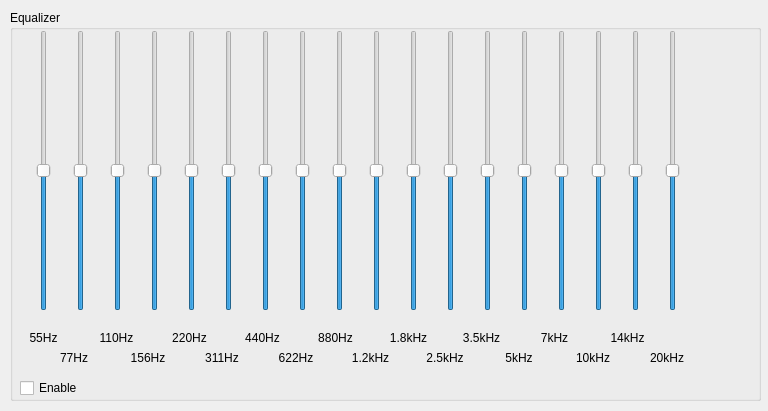
<?xml version="1.0" encoding="UTF-8"?>
<ui version="4.0">
 <class>EQUI</class>
 <widget class="QWidget" name="EQUI">
  <property name="geometry">
   <rect>
    <x>0</x>
    <y>0</y>
    <width>768</width>
    <height>411</height>
   </rect>
  </property>
  <property name="windowTitle">
   <string>Form</string>
  </property>
  <widget class="QGroupBox" name="groupBox">
   <property name="geometry">
    <rect>
     <x>10</x>
     <y>10</y>
     <width>751</width>
     <height>391</height>
    </rect>
   </property>
   <property name="title">
    <string>Equalizer</string>
   </property>
   <widget class="QCheckBox" name="EnableCheckBox">
    <property name="geometry">
     <rect>
      <x>10</x>
      <y>370</y>
      <width>75</width>
      <height>16</height>
     </rect>
    </property>
    <property name="text">
     <string>Enable</string>
    </property>
   </widget>
   <widget class="QWidget" name="layoutWidget">
    <property name="geometry">
     <rect>
      <x>10</x>
      <y>20</y>
      <width>681</width>
      <height>281</height>
     </rect>
    </property>
    <layout class="QHBoxLayout" name="horizontalLayout">
     <item>
      <widget class="QSlider" name="eq55">
       <property name="minimum">
        <number>-20</number>
       </property>
       <property name="maximum">
        <number>20</number>
       </property>
       <property name="orientation">
        <enum>Qt::Vertical</enum>
       </property>
      </widget>
     </item>
     <item>
      <widget class="QSlider" name="eq77">
       <property name="minimum">
        <number>-20</number>
       </property>
       <property name="maximum">
        <number>20</number>
       </property>
       <property name="orientation">
        <enum>Qt::Vertical</enum>
       </property>
      </widget>
     </item>
     <item>
      <widget class="QSlider" name="eq110">
       <property name="minimum">
        <number>-20</number>
       </property>
       <property name="maximum">
        <number>20</number>
       </property>
       <property name="orientation">
        <enum>Qt::Vertical</enum>
       </property>
      </widget>
     </item>
     <item>
      <widget class="QSlider" name="eq156">
       <property name="minimum">
        <number>-20</number>
       </property>
       <property name="maximum">
        <number>20</number>
       </property>
       <property name="orientation">
        <enum>Qt::Vertical</enum>
       </property>
      </widget>
     </item>
     <item>
      <widget class="QSlider" name="eq220">
       <property name="minimum">
        <number>-20</number>
       </property>
       <property name="maximum">
        <number>20</number>
       </property>
       <property name="orientation">
        <enum>Qt::Vertical</enum>
       </property>
      </widget>
     </item>
     <item>
      <widget class="QSlider" name="eq311">
       <property name="minimum">
        <number>-20</number>
       </property>
       <property name="maximum">
        <number>20</number>
       </property>
       <property name="orientation">
        <enum>Qt::Vertical</enum>
       </property>
      </widget>
     </item>
     <item>
      <widget class="QSlider" name="eq440">
       <property name="minimum">
        <number>-20</number>
       </property>
       <property name="maximum">
        <number>20</number>
       </property>
       <property name="orientation">
        <enum>Qt::Vertical</enum>
       </property>
      </widget>
     </item>
     <item>
      <widget class="QSlider" name="eq622">
       <property name="minimum">
        <number>-20</number>
       </property>
       <property name="maximum">
        <number>20</number>
       </property>
       <property name="orientation">
        <enum>Qt::Vertical</enum>
       </property>
      </widget>
     </item>
     <item>
      <widget class="QSlider" name="eq880">
       <property name="minimum">
        <number>-20</number>
       </property>
       <property name="maximum">
        <number>20</number>
       </property>
       <property name="orientation">
        <enum>Qt::Vertical</enum>
       </property>
      </widget>
     </item>
     <item>
      <widget class="QSlider" name="eq1_2k">
       <property name="minimum">
        <number>-20</number>
       </property>
       <property name="maximum">
        <number>20</number>
       </property>
       <property name="orientation">
        <enum>Qt::Vertical</enum>
       </property>
      </widget>
     </item>
     <item>
      <widget class="QSlider" name="eq1_8k">
       <property name="minimum">
        <number>-20</number>
       </property>
       <property name="maximum">
        <number>20</number>
       </property>
       <property name="orientation">
        <enum>Qt::Vertical</enum>
       </property>
      </widget>
     </item>
     <item>
      <widget class="QSlider" name="eq2_5k">
       <property name="minimum">
        <number>-20</number>
       </property>
       <property name="maximum">
        <number>20</number>
       </property>
       <property name="orientation">
        <enum>Qt::Vertical</enum>
       </property>
      </widget>
     </item>
     <item>
      <widget class="QSlider" name="eq3_5k">
       <property name="minimum">
        <number>-20</number>
       </property>
       <property name="maximum">
        <number>20</number>
       </property>
       <property name="orientation">
        <enum>Qt::Vertical</enum>
       </property>
      </widget>
     </item>
     <item>
      <widget class="QSlider" name="eq5k">
       <property name="minimum">
        <number>-20</number>
       </property>
       <property name="maximum">
        <number>20</number>
       </property>
       <property name="orientation">
        <enum>Qt::Vertical</enum>
       </property>
      </widget>
     </item>
     <item>
      <widget class="QSlider" name="eq7k">
       <property name="minimum">
        <number>-20</number>
       </property>
       <property name="maximum">
        <number>20</number>
       </property>
       <property name="orientation">
        <enum>Qt::Vertical</enum>
       </property>
      </widget>
     </item>
     <item>
      <widget class="QSlider" name="eq10k">
       <property name="minimum">
        <number>-20</number>
       </property>
       <property name="maximum">
        <number>20</number>
       </property>
       <property name="orientation">
        <enum>Qt::Vertical</enum>
       </property>
      </widget>
     </item>
     <item>
      <widget class="QSlider" name="eq14k">
       <property name="minimum">
        <number>-20</number>
       </property>
       <property name="maximum">
        <number>20</number>
       </property>
       <property name="orientation">
        <enum>Qt::Vertical</enum>
       </property>
      </widget>
     </item>
     <item>
      <widget class="QSlider" name="eq20k">
       <property name="minimum">
        <number>-20</number>
       </property>
       <property name="maximum">
        <number>20</number>
       </property>
       <property name="orientation">
        <enum>Qt::Vertical</enum>
       </property>
      </widget>
     </item>
    </layout>
   </widget>
   <widget class="QWidget" name="layoutWidget">
    <property name="geometry">
     <rect>
      <x>30</x>
      <y>340</y>
      <width>661</width>
      <height>16</height>
     </rect>
    </property>
    <layout class="QHBoxLayout" name="horizontalLayout_2">
     <item>
      <widget class="QLabel" name="label_2">
       <property name="text">
        <string>77Hz</string>
       </property>
       <property name="alignment">
        <set>Qt::AlignCenter</set>
       </property>
      </widget>
     </item>
     <item>
      <widget class="QLabel" name="label_4">
       <property name="text">
        <string>156Hz</string>
       </property>
       <property name="alignment">
        <set>Qt::AlignCenter</set>
       </property>
      </widget>
     </item>
     <item>
      <widget class="QLabel" name="label_6">
       <property name="text">
        <string>311Hz</string>
       </property>
       <property name="alignment">
        <set>Qt::AlignCenter</set>
       </property>
      </widget>
     </item>
     <item>
      <widget class="QLabel" name="label_8">
       <property name="text">
        <string>622Hz</string>
       </property>
       <property name="alignment">
        <set>Qt::AlignCenter</set>
       </property>
      </widget>
     </item>
     <item>
      <widget class="QLabel" name="label_10">
       <property name="text">
        <string>1.2kHz</string>
       </property>
       <property name="alignment">
        <set>Qt::AlignCenter</set>
       </property>
      </widget>
     </item>
     <item>
      <widget class="QLabel" name="label_12">
       <property name="text">
        <string>2.5kHz</string>
       </property>
       <property name="alignment">
        <set>Qt::AlignCenter</set>
       </property>
      </widget>
     </item>
     <item>
      <widget class="QLabel" name="label_14">
       <property name="text">
        <string>5kHz</string>
       </property>
       <property name="alignment">
        <set>Qt::AlignCenter</set>
       </property>
      </widget>
     </item>
     <item>
      <widget class="QLabel" name="label_16">
       <property name="text">
        <string>10kHz</string>
       </property>
       <property name="alignment">
        <set>Qt::AlignCenter</set>
       </property>
      </widget>
     </item>
     <item>
      <widget class="QLabel" name="label_18">
       <property name="text">
        <string>20kHz</string>
       </property>
       <property name="alignment">
        <set>Qt::AlignCenter</set>
       </property>
      </widget>
     </item>
    </layout>
   </widget>
   <widget class="QWidget" name="layoutWidget">
    <property name="geometry">
     <rect>
      <x>0</x>
      <y>320</y>
      <width>651</width>
      <height>16</height>
     </rect>
    </property>
    <layout class="QHBoxLayout" name="horizontalLayout_3">
     <item>
      <widget class="QLabel" name="label">
       <property name="text">
        <string>55Hz</string>
       </property>
       <property name="alignment">
        <set>Qt::AlignCenter</set>
       </property>
      </widget>
     </item>
     <item>
      <widget class="QLabel" name="label_3">
       <property name="text">
        <string>110Hz</string>
       </property>
       <property name="alignment">
        <set>Qt::AlignCenter</set>
       </property>
      </widget>
     </item>
     <item>
      <widget class="QLabel" name="label_5">
       <property name="text">
        <string>220Hz</string>
       </property>
       <property name="alignment">
        <set>Qt::AlignCenter</set>
       </property>
      </widget>
     </item>
     <item>
      <widget class="QLabel" name="label_7">
       <property name="text">
        <string>440Hz</string>
       </property>
       <property name="alignment">
        <set>Qt::AlignCenter</set>
       </property>
      </widget>
     </item>
     <item>
      <widget class="QLabel" name="label_9">
       <property name="text">
        <string>880Hz</string>
       </property>
       <property name="alignment">
        <set>Qt::AlignCenter</set>
       </property>
      </widget>
     </item>
     <item>
      <widget class="QLabel" name="label_11">
       <property name="text">
        <string>1.8kHz</string>
       </property>
       <property name="alignment">
        <set>Qt::AlignCenter</set>
       </property>
      </widget>
     </item>
     <item>
      <widget class="QLabel" name="label_13">
       <property name="text">
        <string>3.5kHz</string>
       </property>
       <property name="alignment">
        <set>Qt::AlignCenter</set>
       </property>
      </widget>
     </item>
     <item>
      <widget class="QLabel" name="label_15">
       <property name="text">
        <string>7kHz</string>
       </property>
       <property name="alignment">
        <set>Qt::AlignCenter</set>
       </property>
      </widget>
     </item>
     <item>
      <widget class="QLabel" name="label_17">
       <property name="text">
        <string>14kHz</string>
       </property>
       <property name="alignment">
        <set>Qt::AlignCenter</set>
       </property>
      </widget>
     </item>
    </layout>
   </widget>
  </widget>
 </widget>
 <resources/>
 <connections/>
</ui>
